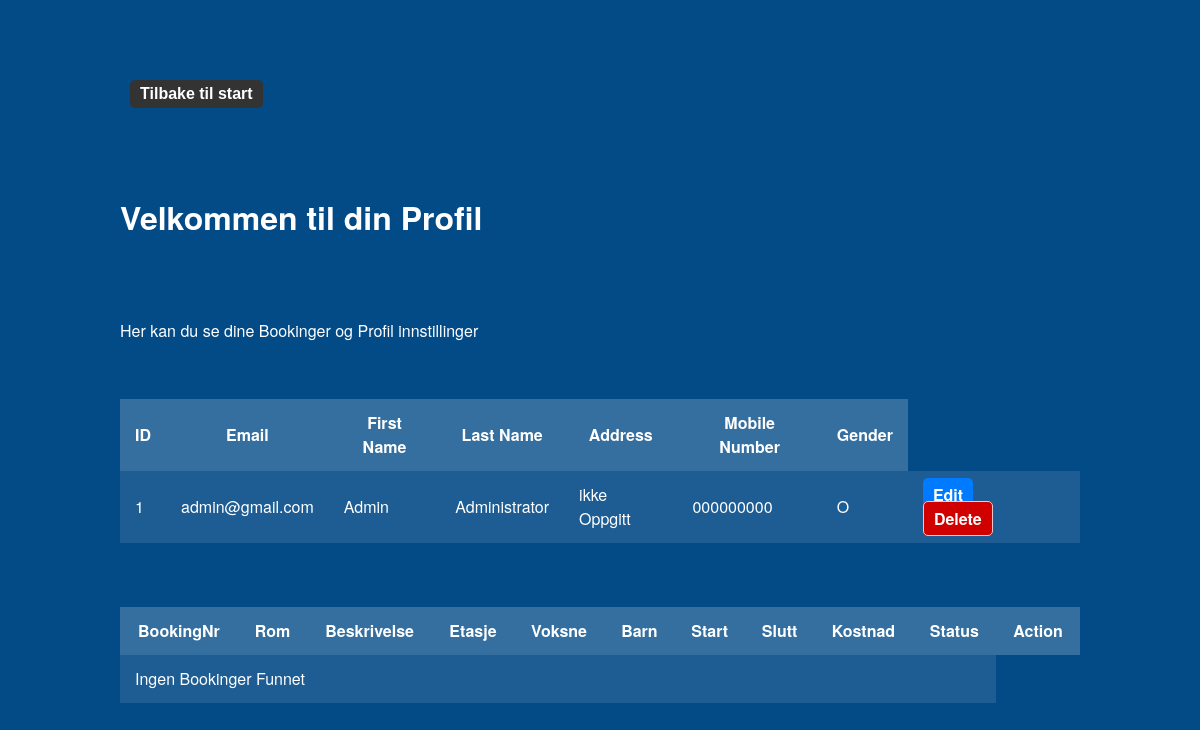
Page /views/userLogic/profil.php (signed in) on the committed database.
### tables this page shows
CREATE TABLE `profil` (
  `brukerId` int(11) NOT NULL,
  `navn` varchar(50) NOT NULL,
  `etternavn` varchar(50) NOT NULL,
  `adresse` varchar(100) DEFAULT NULL,
  `mobilNummer` varchar(15) DEFAULT NULL,
  `kjonn` enum('M','F','O') DEFAULT NULL
);

CREATE TABLE `bruker` (
  `id` int(11) NOT NULL,
  `epost` varchar(100) NOT NULL,
  `passord` varchar(500) NOT NULL,
  `opprettet` datetime DEFAULT current_timestamp(),
  `rolleId` int(11) DEFAULT 1,
  `locked_until` datetime DEFAULT NULL
);

### service/userService.inc.php (called while the page is built, shortened)
<?php
require_once __DIR__ . "/../inc/config.inc.php";
function getUserById($brukerId) {
    global $conn;
    $sql = "SELECT b.id, b.epost, b.rolleId, p.navn, p.etternavn, p.adresse, p.mobilNummer, p.kjonn
            FROM Bruker b
            LEFT JOIN Profil p ON b.id = p.brukerId
            WHERE b.id = ?";
    $stmt = mysqli_prepare($conn, $sql);
    mysqli_stmt_bind_param($stmt, "i", $brukerId);
    mysqli_stmt_execute($stmt);
    $result = mysqli_stmt_get_result($stmt);
    return mysqli_fetch_assoc($result);
}

### views/userLogic/profil.php (the view, shortened to what this page needs)
<?php
include '../../service/userService.inc.php';
include '../../service/bookingService.inc.php';
$bookings = getBookingByUser($brukerId);
$user = getUserById($_SESSION['brukerId']);
?>
<!DOCTYPE html>
<html lang="en">
<head>
    <link rel="stylesheet" href="../../css/profil.css">
</head>
<body>
<div class="tilbakeKnapp">
    <a href="../../index.php">
        <button type="button">Tilbake til start</button>
        <br>
    </a>
    <br>
</div>
<div class="container">
    <h1>Velkommen til din Profil</h1>
</div>
<div class="container">
    <p>Her kan du se dine Bookinger og Profil innstillinger</p>
</div>
<div class="container mt-5">
    <table class="table table-striped">
        <thead>
        <tr>
            <th>ID</th>
            <th>Email</th>
            <th>First Name</th>
            <th>Last Name</th>
            <th>Address</th>
            <th>Mobile Number</th>
            <th>Gender</th>
        </tr>
        </thead>
        <tbody>
        <?php if (!empty($user)): ?>
            <tr>
                <td><?php echo $user['id']; ?></td>
                <td><?php echo $user['epost']; ?></td>
                <td><?php echo $user['navn']; ?></td>
                <td><?php echo $user['etternavn']; ?></td>
                <td><?php echo $user['adresse']; ?></td>
                <td><?php echo $user['mobilNummer']; ?></td>
                <td><?php echo $user['kjonn']; ?></td>
                <td>
                    <a href="redigerBruker.php?id=<?php echo $user['id']; ?>" class="btn btn-primary">Edit</a>
                    <a href="slettBruker.php?id=<?php echo $user['id']; ?>" class="btn btn-danger btn-sm"
                       onclick="return confirm('Er du sikker på at du vil slette denne brukeren?');">Delete</a>
                </td>
            </tr>
        <?php else: ?>
            <tr>
                <td colspan="7" class="text-center">No users found</td>
            </tr>
        <?php endif; ?>
        </tbody>
    </table>
</div>
<br>
<div class="container mt-5">
    <table class="table table-striped">
        <thead>
        <tr>
            <th>BookingNr</th>
            <th>Rom</th>
            <th>Beskrivelse</th>
            <th>Etasje</th>
            <th>Voksne</th>
            <th>Barn</th>
            <th>Start</th>
            <th>Slutt</th>
            <th>Kostnad</th>
            <th>Status</th>
            <th>Action</th>
        </tr>
        </thead>
        <tbody>
        <?php if (!empty($bookings)): ?>
            <?php foreach ($bookings as $booking): ?>
                <tr>
                    <td><?php echo $booking->id; ?></td>
                    <td><?php echo $booking->room->navn; ?></td>
                    <td><?php echo $booking->room->beskrivelse; ?></td>
                    <td><?php echo $booking->room->etasje; ?></td>
                    <td><?php echo $booking->antallVoksne; ?></td>
                    <td><?php echo $booking->antallBarn; ?></td>
                    <td><?php echo $booking->startPeriode; ?></td>
                    <td><?php echo $booking->sluttPeriode; ?></td>
                    <td><?php echo $booking->totalPris; ?></td>
                    <td><?php echo $booking->status; ?></td>
                    <td>
                        <?php if ($booking->status == 'confirmed'): ?>
                            <a href="../bookingLogic/cancelBooking.php?id=<?php echo $booking->id; ?>" class="btn btn-danger btn-sm"
                               onclick="return confirm('Er du sikker på at du vil kansellere denne bookingen?');">Cancel</a>
                        <?php endif; ?>
                    </td>
                </tr>
            <?php endforeach; ?>
        <?php else: ?>
            <tr>
                <td colspan="10" class="text-center">Ingen Bookinger Funnet</td>
            </tr>
        <?php endif; ?>
        </tbody>
    </table>
</div>
</body>
</html>

### css/profil.css (style rules this page uses)
body { background-color: rgb(3, 75, 135); color: white; min-height: 100vh; box-sizing: border-box; padding-top: 10vh; font-family: "HelveticaNeue-Light", "Helvetica Neue Light", "Helvetica Neue", Helvetica, Arial, "Lucida Grande", sans-serif; font-weight: 300; line-height: 1.5; max-width: 60rem; margin: 0 auto; font-size: 100%; display: flex; flex-direction: column; align-items: center; }
body, h2, p, a, th, td { color: white !important; }
.container { width: 100%; padding: 20px; }
table { color: white; width: 100%; margin-bottom: 30px; border-collapse: collapse; margin: 0 auto; }
.table-striped > tbody > tr:nth-of-type(odd) { background-color: rgba(255, 255, 255, 0.1); }
th, td { padding: 12px 15px; }
th { background-color: rgba(255, 255, 255, 0.2); }
button { margin-top: 10px; padding: 10px 20px; background-color: #007bff; border: none; color: white; font-size: 16px; border-radius: 5px; cursor: pointer; }
a { text-decoration: none; }
.btn { margin-right: 5px; }
button, .btn { padding: 5px 10px; font-size: 16px; font-weight: bold; border: none; border-radius: 5px; cursor: pointer; text-align: center; transition: background-color 0.3s ease, transform 0.2s ease; }
.btn-primary { background-color: #007bff; color: white; }
.btn-danger { background-color: #d10000; color: white; }
.btn-sm { color: #721c24; border: 1px solid #f5c6cb; }
td .btn { margin-right: 10px; }
.tilbakeKnapp { width: 100%; text-align: left; padding-left: 20px; margin-bottom: 20px; }
.tilbakeKnapp button { margin: 0; background-color: #333; }

### rows in the picture
profil: brukerId "1", brukerId.epost "admin@gmail.com", navn "Admin", etternavn "Administrator", adresse "ikke Oppgitt", mobilNummer "000000000", kjonn "O"
